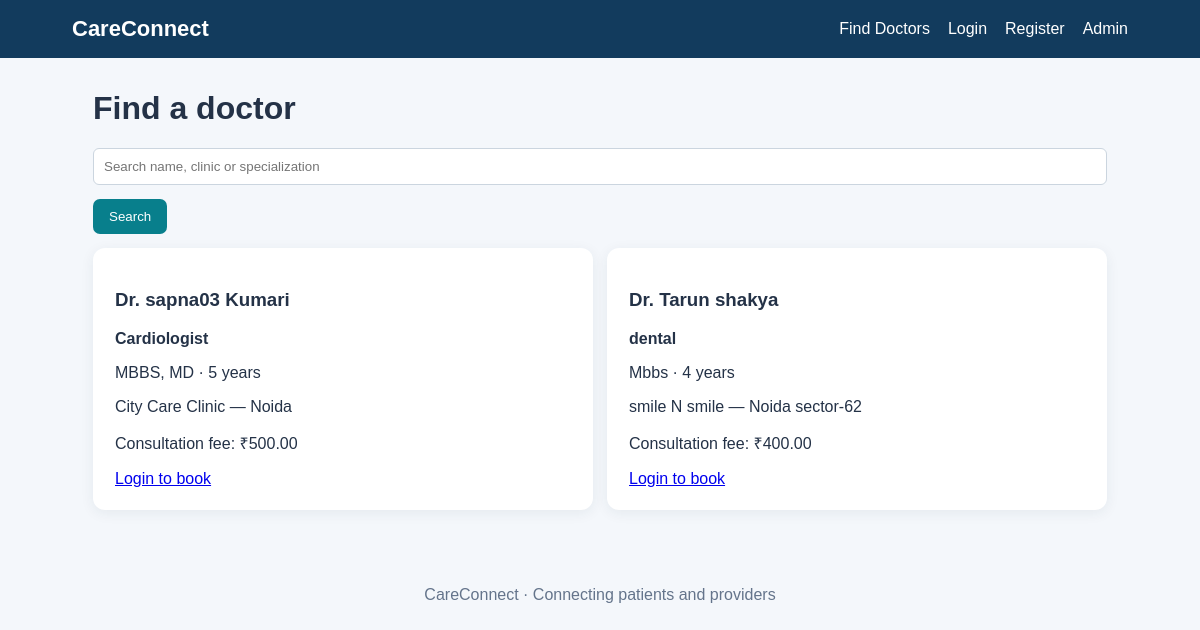
The app's page /doctors/ with its own data.
### clinic/models.py (models this page shows, shortened)
class DoctorProfile(models.Model):
    user = models.OneToOneField(settings.AUTH_USER_MODEL, on_delete=models.CASCADE, related_name="doctor_profile")
    specialization = models.CharField(max_length=100)
    qualification = models.CharField(max_length=150, blank=True)
    experience_years = models.PositiveIntegerField(default=0)
    clinic_name = models.CharField(max_length=150, blank=True)
    address = models.TextField(blank=True)
    consultation_fee = models.DecimalField(max_digits=8, decimal_places=2, default=0)
    bio = models.TextField(blank=True)
    is_verified = models.BooleanField(default=False)
    is_available = models.BooleanField(default=True)

class User(AbstractUser):
    PATIENT = "patient"
    DOCTOR = "doctor"
    ROLE_CHOICES = [(PATIENT, "Patient"), (DOCTOR, "Doctor")]
    role = models.CharField(max_length=10, choices=ROLE_CHOICES, default=PATIENT)
    phone = models.CharField(max_length=20, blank=True)

### clinic/views.py (the view)
# urls.py: path("doctors/", views.doctor_search, name="doctor_search"),
def doctor_search(request):
    query = request.GET.get("q", "").strip()
    doctors = DoctorProfile.objects.filter(is_verified=True, is_available=True).select_related("user")
    if query:
        doctors = doctors.filter(Q(specialization__icontains=query) | Q(user__first_name__icontains=query) | Q(user__last_name__icontains=query) | Q(clinic_name__icontains=query))
    return render(request, "clinic/doctor_search.html", {"doctors": doctors, "query": query})

### templates/clinic/doctor_search.html
{% extends "clinic/base.html" %}{% block content %}<h1>Find a doctor</h1><form method="get"><input name="q" value="{{ query }}" placeholder="Search name, clinic or specialization"><button>Search</button></form><div class="grid">{% for d in doctors %}<div class="card"><h3>Dr. {{ d.user.get_full_name|default:d.user.username }}</h3><p><b>{{ d.specialization }}</b></p><p>{{ d.qualification }} · {{ d.experience_years }} years</p><p>{{ d.clinic_name }} — {{ d.address }}</p><p>Consultation fee: ₹{{ d.consultation_fee }}</p>{% if user.is_authenticated and user.role == "patient" %}<a class="btn" href="/doctors/{{ d.id }}/book/">Book appointment</a>{% elif not user.is_authenticated %}<a href="/login/">Login to book</a>{% endif %}</div>{% empty %}<p>No matching verified doctors found.</p>{% endfor %}</div>{% endblock %}

### templates/clinic/base.html (shortened to what this page needs)
<!doctype html><html lang="en"><head><meta charset="utf-8"><meta name="viewport" content="width=device-width,initial-scale=1"><title>CareConnect</title>
</head><body><nav><a class="brand" href="/">CareConnect</a><a href="/doctors/">Find Doctors</a>{% if user.is_authenticated %}<a href="/dashboard/">Dashboard</a>{% if user.role == "patient" %}<a href="/records/">Health Records</a>{% endif %}<form class="inline" method="post" action="/logout/">{% csrf_token %}<button>Logout</button></form>{% else %}<a href="/login/">Login</a><a href="/register/">Register</a>{% endif %}<a href="/admin/">Admin</a></nav><main class="container">{% if messages %}{% for message in messages %}<p class="messages">{{ message }}</p>{% endfor %}{% endif %}{% block content %}{% endblock %}</main><footer>CareConnect · Connecting patients and providers</footer></body></html>

### templates/clinic/base.html (style rules this page uses)
* { box-sizing:border-box }
body { margin:0;font:16px Arial,sans-serif;background:#f4f7fb;color:#243247 }
nav { background:#123b5d;color:white;padding:16px 6%;display:flex;gap:18px;align-items:center;flex-wrap:wrap }
nav a { color:white;text-decoration:none }
.brand { font-size:22px;font-weight:bold;margin-right:auto }
.container { max-width:1050px;margin:32px auto;padding:0 18px }
.panel,.card { background:white;border-radius:12px;padding:22px;margin:14px 0;box-shadow:0 3px 14px #18334b12 }
.btn,button { background:#087f8c;color:white;border:0;padding:10px 16px;border-radius:7px;text-decoration:none;cursor:pointer;display:inline-block }
input,select,textarea { display:block;width:100%;padding:10px;margin:6px 0 14px;border:1px solid #cbd5df;border-radius:6px }
.grid { display:grid;grid-template-columns:repeat(auto-fit,minmax(230px,1fr));gap:14px }
footer { text-align:center;padding:30px;color:#64748b }

### records on screen
DoctorProfile: user.get_full_name "sapna03 Kumari", specialization "Cardiologist", qualification "MBBS, MD", experience_years "5", clinic_name "City Care Clinic", address "Noida", consultation_fee "500.00"
DoctorProfile: user.get_full_name "Tarun shakya", specialization "dental", qualification "Mbbs", experience_years "4", clinic_name "smile N smile", address "Noida sector-62", consultation_fee "400.00"
